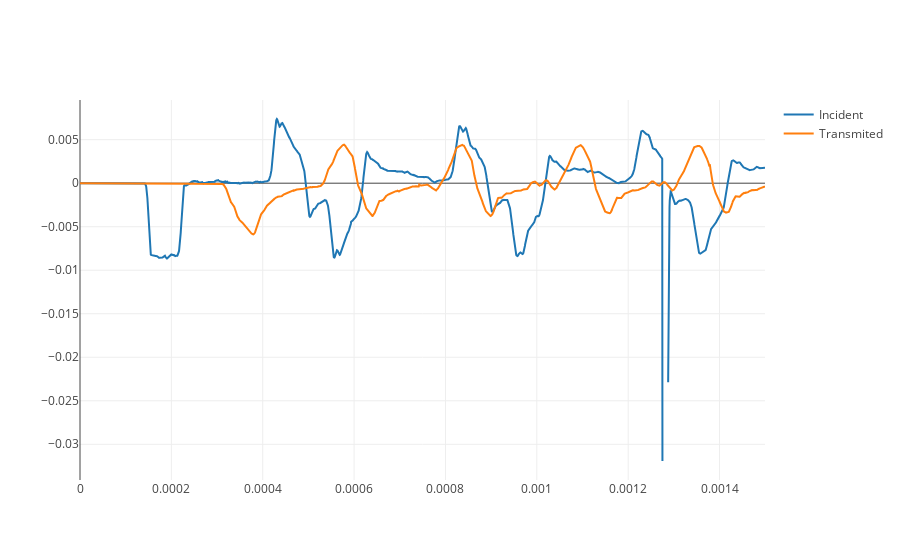

The notebook cell saved with this chart:
### Code cell
fig1 = go.Figure(layout=dict(template = "none"))
fig1.add_trace(go.Scatter(x = time, y = incid, name = "Incident"))
fig1.add_trace(go.Scatter(x = time, y = trans, name = "Transmited"))
fig1.show()

### Figure 1 — Plotly figure (JSON) as saved in the notebook; plotly's stock layout.template omitted (floating-point values rounded to 4 significant figures; data arrays with more than 128 entries replaced by an {"elided": "..."} marker saying what was removed)
{"data": [{"name": "Incident", "type": "scatter", "x": {"elided": "3000 float values"}, "y": {"elided": "3000 float values"}}, {"name": "Transmited", "type": "scatter", "x": {"elided": "3000 float values"}, "y": {"elided": "3000 float values"}}], "layout": {}}
